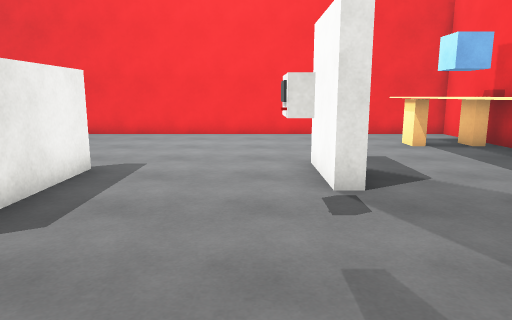
View 1 (above)

16 first-person views from a walk through a 3-D level made in the Unity game engine. The camera is 1.5 m above the floor, tilts 10° down and sees 70° across. The floor is counted in squares, 1 m on a side. Each view is taken from the middle of a square. On the plan, view 1 faces up. The plan holds only what a view shows up to about 16 squares ahead; the rest is blank. Surface patterns are stand-ins for the level's own textures.

View 2
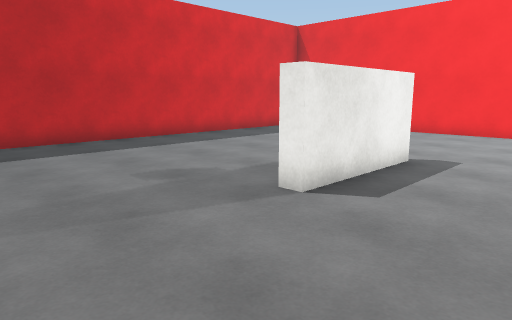

View 3
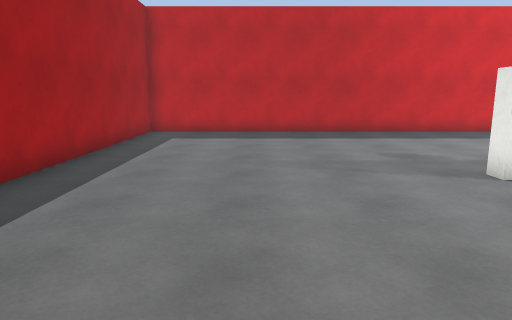

View 4
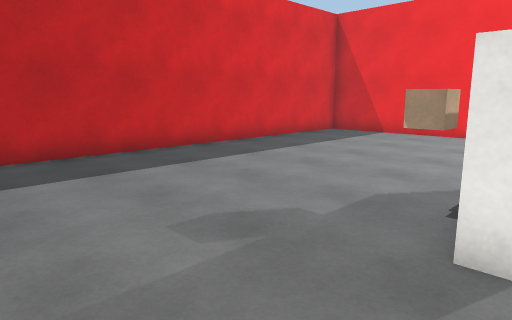

View 5
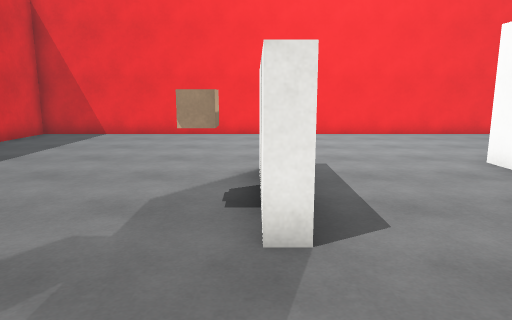

View 6
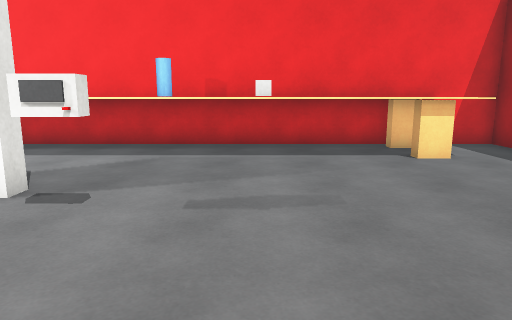

View 7
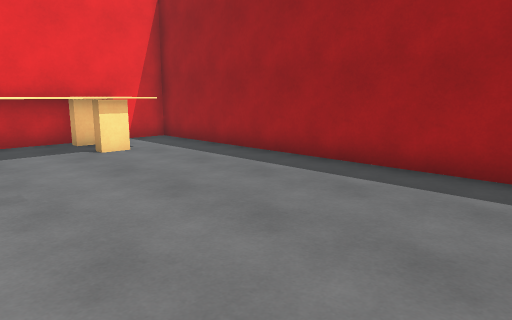

View 8
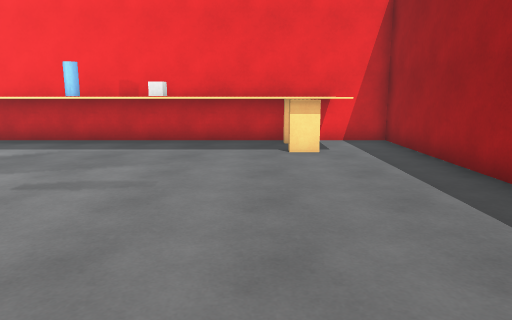

View 9
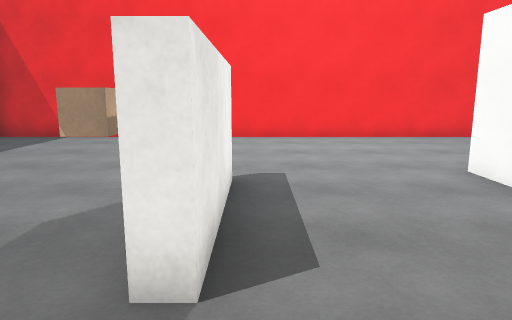

View 10
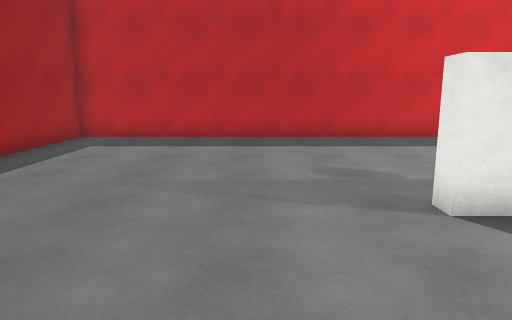

View 11
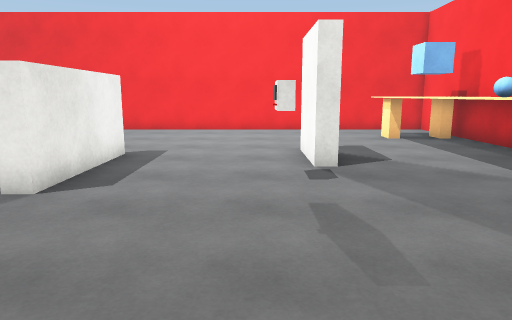

View 12
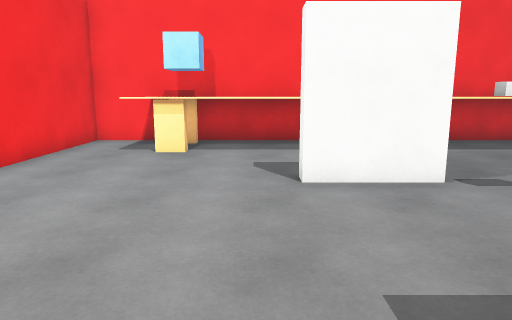

View 13
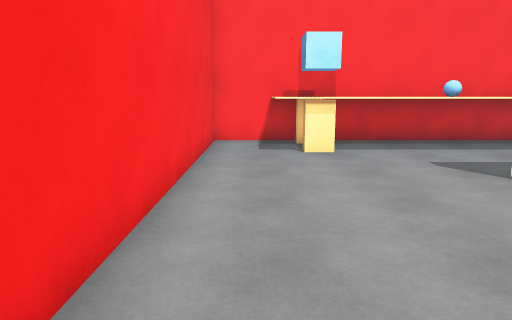

View 14
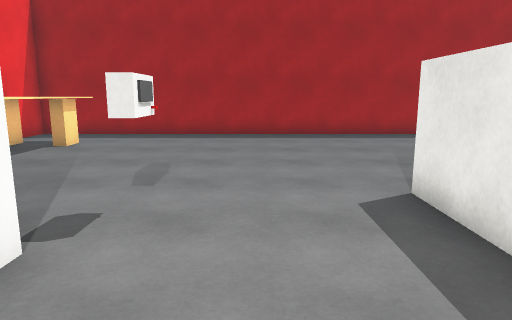

View 15
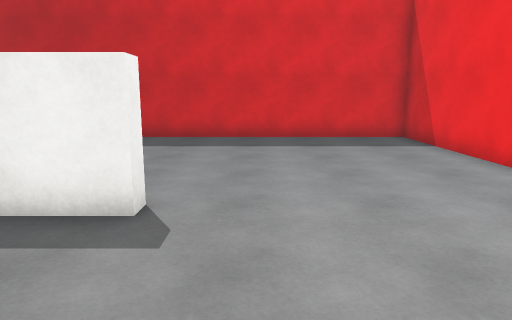

View 16
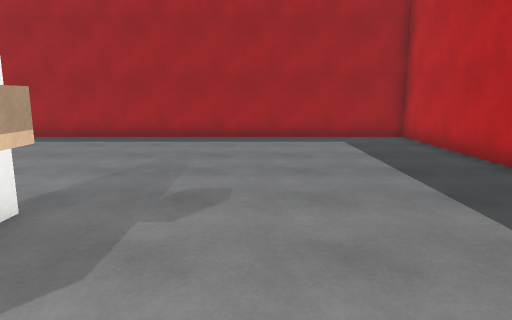

### Floor plan
Key: @ floor where view 1 was taken; # wall or solid block; . floor; ^ raised ledge; O other object.
Columns run from 13 left of view 1 to 8 right of it. Each row starts with its distance up from view 1.
 15 ######################
 14 #....................#
 13 #....................#
 12 #.................^ ^^
 11 #.................^ O^
 10 #.................^ ^^
  9 #.................^ ^^
  8 #.............##..^^^^
  7 #........#....##..^O^^
  6 #........#....##..^^ ^
  5 #.......O#...OO...^^^^
  4 #........#...OO...^O^^
  3 #.................^  ^
  2 #.................OO ^
  1 #.................^ ^^
  0 #............@....^ ^^
 -1 #.................^  ^
 -2 #.................^ ^^
 -3 #.................^ ^^
 -4 #....................#
 -5 #....................#
 -6 ######################

Where each view was taken, in squares from view 1:
view 1: 0 up, 0 right, facing up
view 2: 1 down, 0 right, facing up-left
view 3: 1 down, 3 right, facing left
view 4: 0 up, 3 left, facing up-left
view 5: 0 up, 4 left, facing up
view 6: 2 up, 4 left, facing right
view 7: 2 up, 5 left, facing down-right
view 8: 1 down, 5 left, facing right
view 9: 1 up, 3 left, facing up
view 10: 1 up, 1 right, facing left
view 11: 2 down, 0 right, facing up
view 12: 9 up, 5 left, facing right
view 13: 13 up, 5 left, facing right
view 14: 9 up, 1 left, facing down
view 15: 9 up, 1 right, facing left
view 16: 8 up, 7 left, facing down
